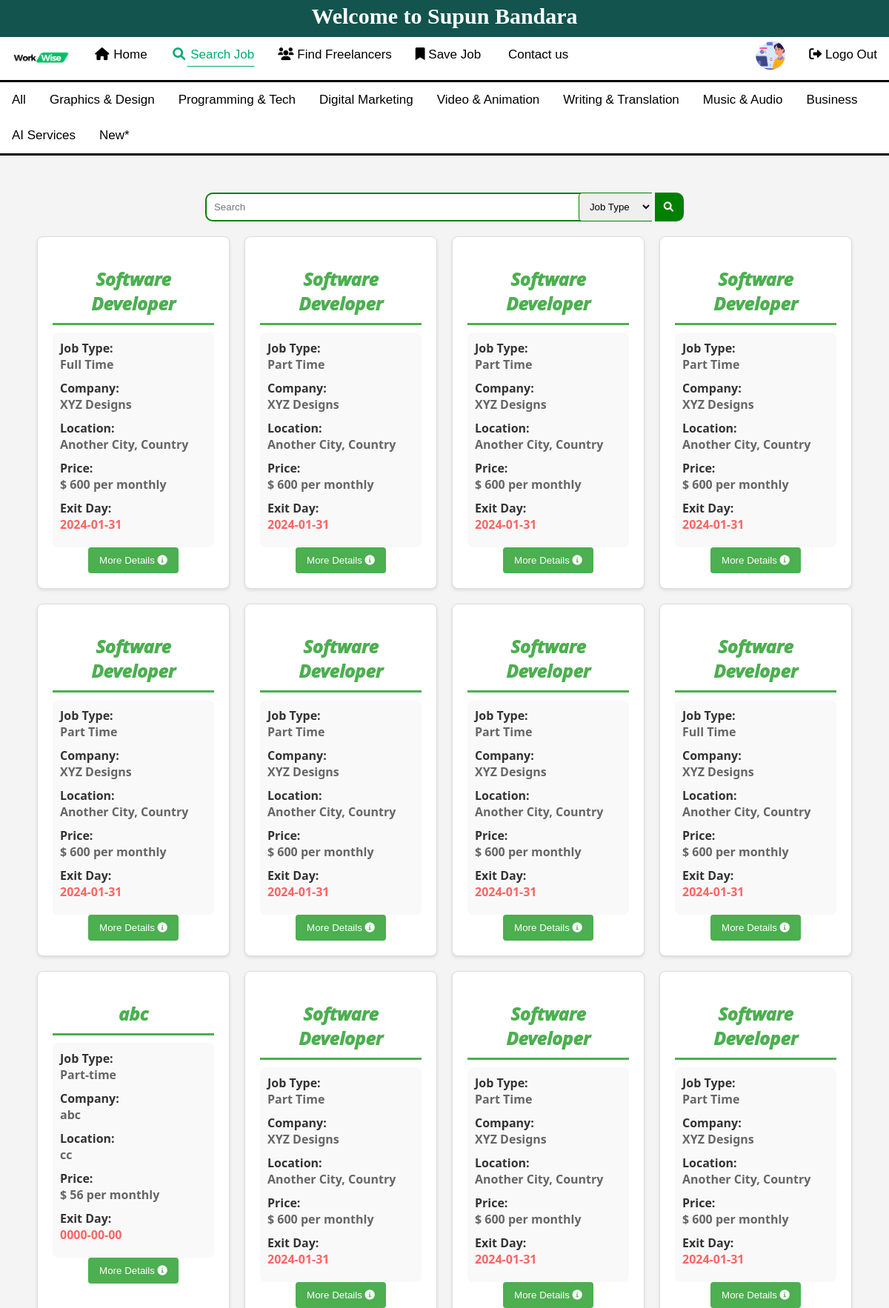
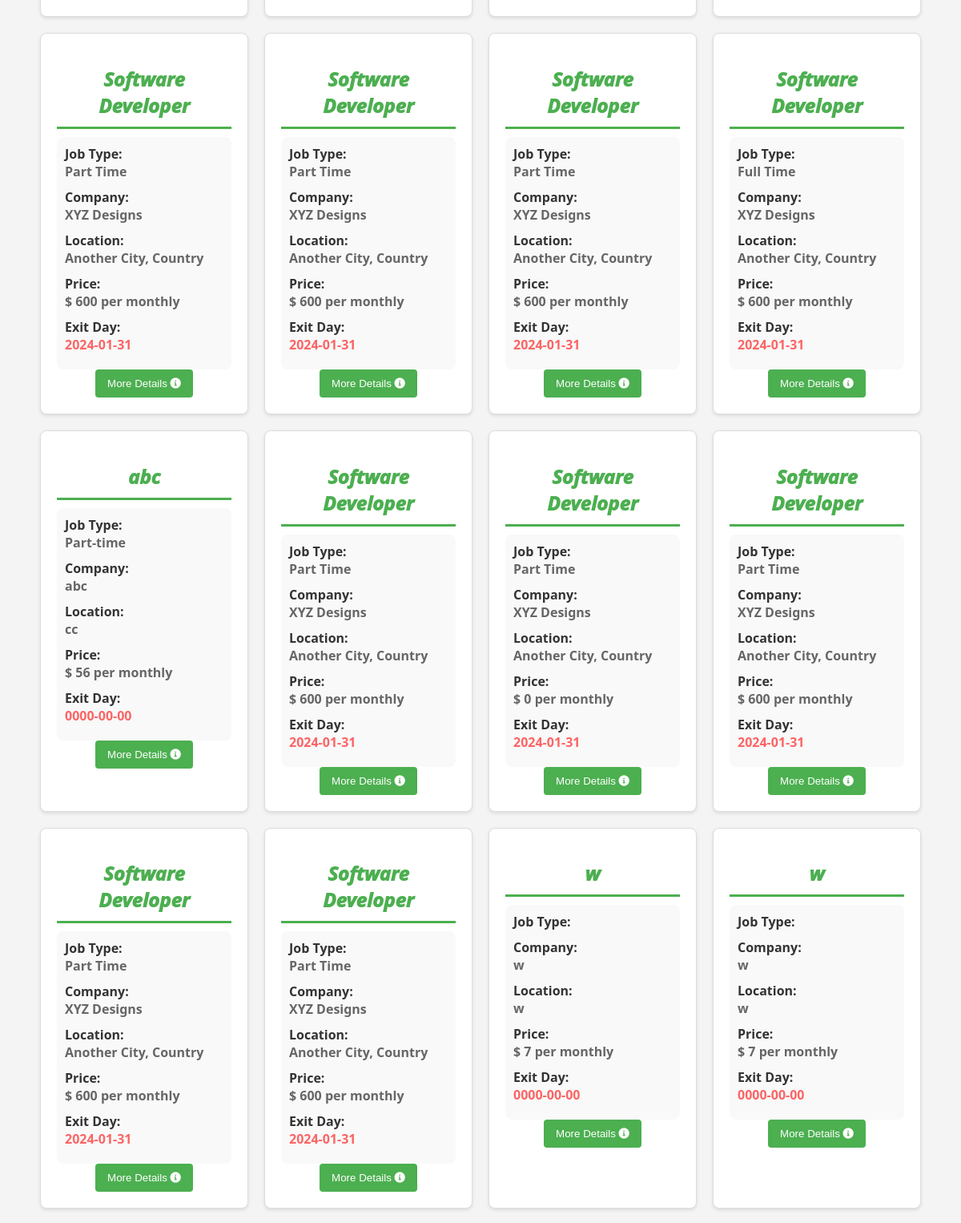
/PHP/user/user.php (signed in, upper part), run on the app's committed database (2 pictures, top to bottom).
### tables this page shows
CREATE TABLE `jobtable` (
  `jobId` int(10) NOT NULL,
  `userId` int(11) NOT NULL,
  `category` varchar(32) NOT NULL,
  `title` varchar(20) NOT NULL,
  `jobType` varchar(10) NOT NULL,
  `company` varchar(20) NOT NULL,
  `location` varchar(32) NOT NULL,
  `price` int(10) NOT NULL,
  `exitDay` date NOT NULL,
  `responsibilities` varchar(120) NOT NULL,
  `requirements` varchar(200) NOT NULL,
  `payment` int(11) NOT NULL
);

### PHP/user/user.php (the view, shortened to what this page needs)
<?php include("../conn.php"); ?>
<?php
if (isset($_GET["search"]) || isset($_GET["filter"])) {
    $search1 = $_GET["search"];
    $filter = $_GET["filter"];
    $search = mysqli_real_escape_string($conn, $search1);
    if (!empty($search)) {
        if ($filter == "All Type") {
            $sql = "SELECT * FROM jobtable WHERE (title LIKE '%$search%' OR company LIKE '%$search%' OR location LIKE '%$search%' OR price LIKE '%$search%' OR exitDay LIKE '%$search%')";
            $result = mysqli_query($conn, $sql);
            if ($result == false) {
            }
        } else if ($filter == "Full Time" || $filter == "Part Time") {
            $sql = "SELECT * FROM jobtable WHERE (title LIKE '%$search%' OR company LIKE '%$search%' OR location LIKE '%$search%' OR price LIKE '%$search%' OR exitDay LIKE '%$search%') AND jobType = '$filter'";
            $result = mysqli_query($conn, $sql);
            if ($result == false) {
            }
        } else {
        }
    } else {
        if ($filter == "Full Time" || $filter == "Part Time") {
            $sql = "SELECT * FROM jobtable WHERE jobType = '$filter'";
            $result = mysqli_query($conn, $sql);
            if ($result == false) {
                $note = "Data not found.";
            }
        } else {
            $sql = "SELECT * FROM jobtable ";
        }
    }
} else {
    $sql = "SELECT * FROM jobtable ";
}
$result = mysqli_query($conn, $sql);
?>
<!DOCTYPE html>
<html lang="en">
<head>
    <link rel="stylesheet" href="https://cdnjs.cloudflare.com/ajax/libs/font-awesome/4.7.0/css/font-awesome.min.css">
    <link rel="stylesheet" href="../../CSS/user.css">
    <link rel="stylesheet" href="https://cdnjs.cloudflare.com/ajax/libs/font-awesome/6.0.0/css/all.min.css">
</head>
<body>
    <?php include_once("login_header.php"); ?>
    <?php include_once("login_navbar.php"); ?>
    <?php include_once("login_ctg_bar.php"); ?>
    <form action="user.php" method="get">
        <div class="searchbar">
            <input type="search" name="search" placeholder="<?php if (isset($_GET["search"])) {
                echo $_GET["search"];
            } else {
                echo "Search";
            } ?>">
            <select name="filter" id="">
                <option value="All Type">Job Type</option>
            </select>
            <button><i class="fa fa-fw fa-search"></i></button>
        </div>
    </form>
    <div class="job_listings">
        <div class="job_row">
            <?php
            if ($result && mysqli_num_rows($result) > 0) {
                while ($row = mysqli_fetch_assoc($result)) {
                    ?>
                    <div class="job">
                        <h2>
                            <?php echo $row["title"]; ?>
                        </h2>
                        <div class="job_details">
                            <h4>Job Type:</h4>
                            <p>
                                <?php echo $row['jobType']; ?>
                            </p>
                            <h4>Company:</h4>
                            <p>
                                <?php echo $row['company']; ?>
                            </p>
                            <h4>Location:</h4>
                            <p>
                                <?php echo $row['location']; ?>
                            </p>
                            <h4>Price:</h4>
                            <p>$
                                <?php echo $row['price']; ?> per monthly
                            </p>
                            <h4>Exit Day:</h4>
                            <p><span style="color: rgba(255, 0, 0, 0.601);">
                                    <?php echo $row['exitDay']; ?>
                                </span></p>
                        </div>
                        <center>
                            <form action="more_details.php" method="get">
                                <button class="apply-btn" type="submit" name="apply">
                                    More Details <i class="fas fa-info-circle"></i>
                                </button>
                            </form>
                        </center>
                    </div>
                    <?php
                }
                ?>
            </div>
        </div>
        <?php
            }
            ?>
<?php include_once('login_footer.php')?>

### CSS/user.css (style rules this page uses)
body { margin: 0; padding: 0; background-color: #f4f4f4; }
.searchbar { width: 100%; text-align: center; justify-content: center; }
input , button,select { margin-top: 50px; padding: 10px; border-style: solid; border-color: green; }
input { width: 50%; border-top-left-radius: 10px; border-bottom-left-radius: 10px; border-right-style: none; }
button { border-top-right-radius: 10px; border-bottom-right-radius: 10px; border-left-style: none; background-color: green; }
select { border-radius: 5px; border-top-right-radius: 0; border-bottom-right-radius: 0; border-style: solid; border-right-style: none; margin-left: -100px; position: sticky; }
button i { color: white; }
.job_listings { font-family: 'Segoe UI', Tahoma, Geneva, Verdana, sans-serif; max-width: 1700px; margin: 20px auto; }
.job_row { display: grid; grid-template-columns: repeat(4, 1fr); gap: 20px; }
.job { border: 1px solid #ddd; background-color: #fff; padding: 20px; border-radius: 8px; box-shadow: 0 2px 4px rgba(0, 0, 0, 0.1); transition: transform 0.3s ease-in-out; }
h2 { text-align: center; font-style: italic; font-weight: 1000; margin-bottom: 10px; color: #4CAF50; padding-bottom: 10px; border-bottom-style: solid; }
p { color: #666; font-weight: 600; margin-bottom: 8px; padding-bottom: 10px; }
.job_details { background-color: #f9f9f9; padding: 10px; border-radius: 8px; }
.job_details h4 { margin: 0; color: #333; }
.job_details p { margin: 0; color: #666; }
.apply-btn { margin: 0; background-color: #4CAF50; color: #fff; padding: 10px 15px; border: none; border-radius: 4px; cursor: pointer; transition: background-color 0.3s ease-in-out; }

### PHP/user/user.php (style rules this page uses)
.job_listings { margin-left: 50px; margin-right: 50px; }

### PHP/user/login_header.php (style rules this page uses)
body { margin: 0; }

### data on the page
jobtable: title "Software Developer", jobType "Full Time", company "XYZ Designs", location "Another City, Country", price "600", exitDay "2024-01-31"
jobtable: title "Software Developer", jobType "Part Time", company "XYZ Designs", location "Another City, Country", price "600", exitDay "2024-01-31"
jobtable: title "Software Developer", jobType "Part Time", company "XYZ Designs", location "Another City, Country", price "600", exitDay "2024-01-31"
jobtable: title "Software Developer", jobType "Part Time", company "XYZ Designs", location "Another City, Country", price "600", exitDay "2024-01-31"
jobtable: title "Software Developer", jobType "Part Time", company "XYZ Designs", location "Another City, Country", price "600", exitDay "2024-01-31"
jobtable: title "Software Developer", jobType "Part Time", company "XYZ Designs", location "Another City, Country", price "600", exitDay "2024-01-31"
jobtable: title "Software Developer", jobType "Part Time", company "XYZ Designs", location "Another City, Country", price "600", exitDay "2024-01-31"
jobtable: title "Software Developer", jobType "Full Time", company "XYZ Designs", location "Another City, Country", price "600", exitDay "2024-01-31"
jobtable: title "abc", jobType "Part-time", company "abc", location "cc", price "56", exitDay "0000-00-00"
jobtable: title "Software Developer", jobType "Part Time", company "XYZ Designs", location "Another City, Country", price "600", exitDay "2024-01-31"
jobtable: title "Software Developer", jobType "Part Time", company "XYZ Designs", location "Another City, Country", price "600", exitDay "2024-01-31"
jobtable: title "Software Developer", jobType "Part Time", company "XYZ Designs", location "Another City, Country", price "600", exitDay "2024-01-31"
jobtable: title "Software Developer", jobType "Part Time", company "XYZ Designs", location "Another City, Country", price "600", exitDay "2024-01-31"
jobtable: title "Software Developer", jobType "Part Time", company "XYZ Designs", location "Another City, Country", price "600", exitDay "2024-01-31"
jobtable: title "Software Developer", jobType "Part Time", company "XYZ Designs", location "Another City, Country", price "600", exitDay "2024-01-31"
jobtable: title "Software Developer", jobType "Full Time", company "XYZ Designs", location "Another City, Country", price "600", exitDay "2024-01-31"
jobtable: title "abc", jobType "Part-time", company "abc", location "cc", price "56", exitDay "0000-00-00"
jobtable: title "Software Developer", jobType "Part Time", company "XYZ Designs", location "Another City, Country", price "600", exitDay "2024-01-31"
jobtable: title "Software Developer", jobType "Part Time", company "XYZ Designs", location "Another City, Country", price "0", exitDay "2024-01-31"
jobtable: title "Software Developer", jobType "Part Time", company "XYZ Designs", location "Another City, Country", price "600", exitDay "2024-01-31"
jobtable: title "Software Developer", jobType "Part Time", company "XYZ Designs", location "Another City, Country", price "600", exitDay "2024-01-31"
jobtable: title "Software Developer", jobType "Part Time", company "XYZ Designs", location "Another City, Country", price "600", exitDay "2024-01-31"
jobtable: title "w", company "w", location "w", price "7", exitDay "0000-00-00"
jobtable: title "w", company "w", location "w", price "7", exitDay "0000-00-00"
